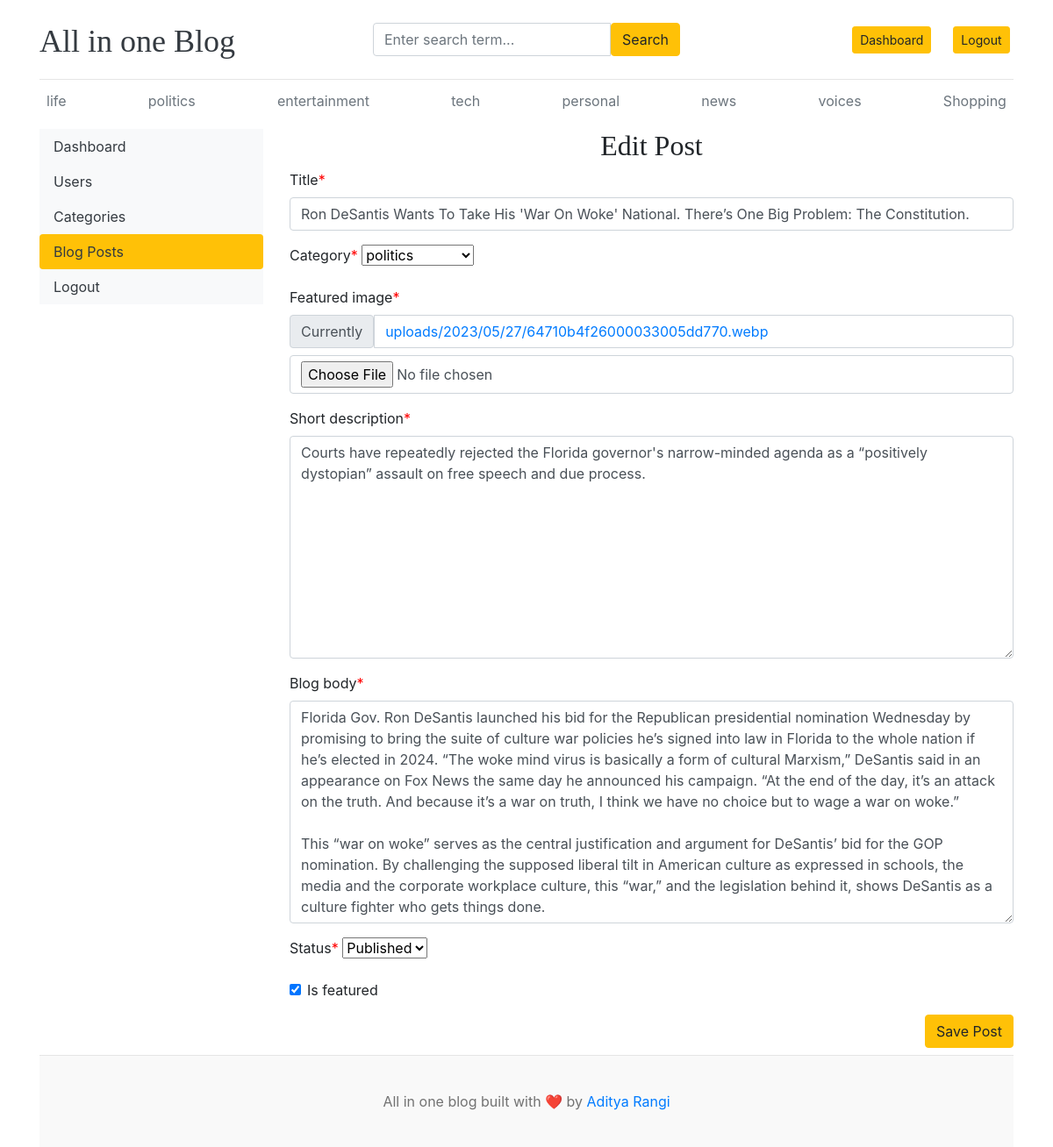
The page /dashboard/posts/edit/3/ (signed in) on the database its author committed.
### blog_app/models.py (models this page shows, shortened)
class TimeStampedModel(models.Model):
    created_at = models.DateTimeField(auto_now_add=True)
    updated_at = models.DateTimeField(auto_now=True)
    class Meta:
        abstract = True

class Category(TimeStampedModel):
    name = models.CharField(max_length=50, unique=True)
    class Meta:
        verbose_name_plural = "categories"
    def __str__(self):
        return self.name

class Blog(TimeStampedModel):
    title = models.CharField(max_length=500)
    slug = models.SlugField(max_length=500, unique=True)
    category = models.ForeignKey(
        Category, on_delete=models.CASCADE, related_name="blogs"
    )
    author = models.ForeignKey(User, on_delete=models.CASCADE)
    featured_image = models.ImageField(upload_to="uploads/%Y/%m/%d")
    short_description = models.TextField(max_length=2000)
    blog_body = models.TextField(max_length=5000)
    status = models.CharField(max_length=20, choices=STATUS_CHOICE, default="Draft")
    is_featured = models.BooleanField(default=False)

### dashboard/views.py (the view, shortened to what this page needs)
@method_decorator(login_required, name="dispatch")
@method_decorator(editor_or_admin_required, name="dispatch")
class DashboardEditPost(View):
    def get(self, request, pk):
        try:
            blog_post = Blog.objects.get(id=pk)
            form = BlogForm(instance=blog_post)
            return render(
                request,
                "dashboard/posts/edit_post.html",
                {"form": form, "blog_post": blog_post},
            )
        except Exception:
            messages.error(request, "Sorry, something went wrong")
            return redirect("dashboard_posts")

### dashboard/forms.py
class BlogForm(forms.ModelForm):
    class Meta:
        model = Blog
        fields = (
            "title",
            "category",
            "featured_image",
            "short_description",
            "blog_body",
            "status",
            "is_featured",
        )

### blog_app/context_processors.py (called while the page is built)
def get_categories(request):
    categories = Category.objects.all()
    social_apps = SocialLink.objects.all()
    return dict(
        tags=categories, social_apps=social_apps
    )  # This function only return the dictionary

### dashboard/permission_decorator.py (called while the page is built)
def editor_or_admin_required(function=None):
    actual_decorator = user_passes_test(
        lambda u: u.is_superuser
        or u.groups.filter(name__in=["Blog writer", "Manager"]).exists(),
        login_url="/dashboard/no-permission/",
        redirect_field_name=None,
    )
    return actual_decorator(function) if function else actual_decorator

### templates/dashboard/posts/edit_post.html (shortened to what this page needs)
{% extends 'base.html' %}
{% block body_block %}
{% load crispy_forms_tags %}
<div class="row">
    {% include 'dashboard/sidebar.html' %}
    <div class="col-md-9">
        <h2 style="text-align: center;">Edit Post</h2>
        <form action="{% url 'dashboard_edit_post' blog_post.id %}" method="POST" enctype="multipart/form-data">
            {{form | crispy}}
            <button type="submit" class="btn btn-warning float-right">Save Post</button>
        </form>
    </div>
</div>
{% endblock %}

### templates/base.html (shortened to what this page needs)
{% load static %}
<!DOCTYPE html>
<html lang="en">
<head>
    <link href="https://getbootstrap.com/docs/4.0/dist/css/bootstrap.min.css" rel="stylesheet">
    <link href="{% static 'css/blog.css' %}" rel="stylesheet">
    <link rel="stylesheet" href="https://cdnjs.cloudflare.com/ajax/libs/font-awesome/4.7.0/css/font-awesome.min.css">
  </head>
<body>
    <div class="container">
        <header class="blog-header py-3">
          <div class="row flex-nowrap justify-content-between align-items-center">
            <div class="col-4 pt-1">
              <a class="blog-header-logo text-dark" href="/">All in one Blog</a>
            </div>
            <div class="col-4">
              <form action="{% url 'search_category' %}" method="GET">
                <div class="input-group">
                  <input class="form-control" name="keyword" type="text" placeholder="Enter search term..." aria-label="Enter search term..." aria-describedby="button-search" />
                  <button class="btn btn-warning" id="button-search" type="submit">Search</button>
              </div>
              </form>
            </div>
            <div class="col-4 d-flex justify-content-end align-items-center">
              {% if not user.is_authenticated %}
                <a class="btn btn-sm btn-warning" href="{% url 'login_user' %}">Login</a> &nbsp;
                <a class="btn btn-sm btn-outline-secondary" href="{% url 'register_user' %}">Register</a>
              {% else %}
            <a class="btn btn-sm btn-warning" href="{% url 'dashboard' %}">Dashboard </a>&nbsp;
              <a class="btn btn-sm btn-warning" href="{% url 'logout_user' %}">Logout</a> &nbsp;
              {% endif %}
            </div>
          </div>
        </header>
        <div class="nav-scroller py-1 mb-2">
          <nav class="nav d-flex justify-content-between">
            {% for tag in tags %}
                <a class="p-2 text-muted" href="{% url 'post_by_category' tag.id %}">{{tag}}</a>
            {% endfor%}
          </nav>
        </div>
    {% block body_block %}{% endblock %}
<footer class="blog-footer mt-2">
    <p>All in one blog built with ❤️ by <a href="#">Aditya Rangi</a></p>
</footer>
</body>
</html>

### all_in_one_blog/static/css/blog.css (style rules this page uses)
.blog-header { border-bottom: 1px solid #e5e5e5; }
.blog-header-logo { font-family: "Playfair Display", Georgia, "Times New Roman", serif; font-size: 2.25rem; }
h1, h2, h3, h4, h5, h6 { font-family: "Playfair Display", Georgia, "Times New Roman", serif; }
.blog-footer { padding: 2.5rem 0; color: #727272; text-align: center; background-color: #f9f9f9; border-top: .05rem solid #e5e5e5; }
.blog-footer p:last-child { margin-bottom: 0; }

### templates/base.html (style rules this page uses)
.asteriskField { color:red; }

### rows shown on the page
Category: name "life"
Category: name "politics"
Category: name "entertainment"
Category: name "tech"
Category: name "personal"
Category: name "news"
Category: name "voices"
Category: name "Shopping"
Blog: title "Ron DeSantis Wants To Take His 'War On Woke' National. There’s One Big Problem: The Constitution.", category "politics", short_description "Courts have repeatedly rejected the Florida governor's narrow-minded agenda as a “positively dystopian” assault on free speech and due process.", blog_body "Florida Gov. Ron DeSantis launched his bid for the Republican presidential nomination Wednesday by promising to bring the suite of culture war policies he’s signed into law in Florida to the whole nation if he’s elected in 2024. “The woke mind virus is basically a form of cultural Marxism,” DeSantis said in an appearance on Fox News the same day he announced his campaign. “At the end of the day, it’s an attack on the truth. And because it’s a war on truth, I think we have no choice but to wage a war on woke.” This “war on woke” serves as the central justification and argument for DeSantis’ bid for the GOP nomination. By challenging the supposed liberal tilt in American culture as expressed…", status "Published", is_featured "☑"
